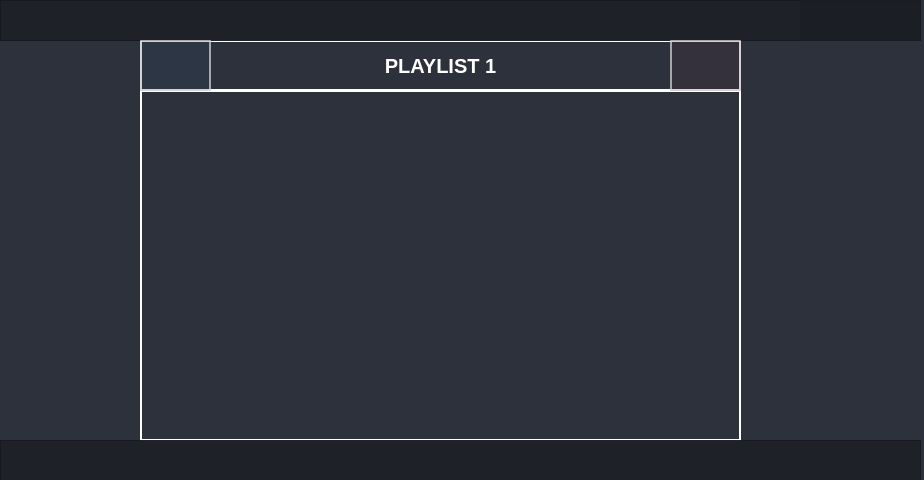
<?xml version="1.0" encoding="UTF-8"?>
<ui version="4.0">
 <class>Dialog</class>
 <widget class="QDialog" name="Dialog">
  <property name="geometry">
   <rect>
    <x>0</x>
    <y>0</y>
    <width>924</width>
    <height>480</height>
   </rect>
  </property>
  <property name="windowTitle">
   <string>Dialog</string>
  </property>
  <property name="styleSheet">
   <string notr="true">background-color: rgb(44,49,60);</string>
  </property>
  <widget class="QFrame" name="frame">
   <property name="geometry">
    <rect>
     <x>0</x>
     <y>0</y>
     <width>921</width>
     <height>41</height>
    </rect>
   </property>
   <property name="styleSheet">
    <string notr="true">background-color: rgba(27,29,35,200);</string>
   </property>
   <property name="frameShape">
    <enum>QFrame::StyledPanel</enum>
   </property>
   <property name="frameShadow">
    <enum>QFrame::Raised</enum>
   </property>
   <widget class="QFrame" name="frame_btns_right">
    <property name="geometry">
     <rect>
      <x>800</x>
      <y>0</y>
      <width>120</width>
      <height>42</height>
     </rect>
    </property>
    <property name="sizePolicy">
     <sizepolicy hsizetype="Expanding" vsizetype="Preferred">
      <horstretch>0</horstretch>
      <verstretch>0</verstretch>
     </sizepolicy>
    </property>
    <property name="maximumSize">
     <size>
      <width>120</width>
      <height>16777215</height>
     </size>
    </property>
    <property name="frameShape">
     <enum>QFrame::NoFrame</enum>
    </property>
    <property name="frameShadow">
     <enum>QFrame::Raised</enum>
    </property>
    <layout class="QHBoxLayout" name="horizontalLayout_5">
     <property name="spacing">
      <number>0</number>
     </property>
     <property name="leftMargin">
      <number>0</number>
     </property>
     <property name="topMargin">
      <number>0</number>
     </property>
     <property name="rightMargin">
      <number>0</number>
     </property>
     <property name="bottomMargin">
      <number>0</number>
     </property>
     <item>
      <widget class="QPushButton" name="minimize_myvmix">
       <property name="sizePolicy">
        <sizepolicy hsizetype="Minimum" vsizetype="Expanding">
         <horstretch>0</horstretch>
         <verstretch>0</verstretch>
        </sizepolicy>
       </property>
       <property name="minimumSize">
        <size>
         <width>40</width>
         <height>0</height>
        </size>
       </property>
       <property name="maximumSize">
        <size>
         <width>40</width>
         <height>16777215</height>
        </size>
       </property>
       <property name="toolTip">
        <string>Minimize</string>
       </property>
       <property name="styleSheet">
        <string notr="true">QPushButton {	
	border: none;
	background-color: transparent;
}
QPushButton:hover {
	background-color: rgb(52, 59, 72);
}
QPushButton:pressed {	
	background-color: rgb(85, 170, 255);
}</string>
       </property>
       <property name="text">
        <string/>
       </property>
       <property name="icon">
        <iconset resource="files.qrc">
         <normaloff>:/16x16/icons/16x16/cil-window-minimize.png</normaloff>:/16x16/icons/16x16/cil-window-minimize.png</iconset>
       </property>
      </widget>
     </item>
     <item>
      <widget class="QPushButton" name="maximize_myvmix">
       <property name="sizePolicy">
        <sizepolicy hsizetype="Minimum" vsizetype="Expanding">
         <horstretch>0</horstretch>
         <verstretch>0</verstretch>
        </sizepolicy>
       </property>
       <property name="minimumSize">
        <size>
         <width>40</width>
         <height>0</height>
        </size>
       </property>
       <property name="maximumSize">
        <size>
         <width>40</width>
         <height>16777215</height>
        </size>
       </property>
       <property name="toolTip">
        <string>Maximize</string>
       </property>
       <property name="styleSheet">
        <string notr="true">QPushButton {	
	border: none;
	background-color: transparent;
}
QPushButton:hover {
	background-color: rgb(52, 59, 72);
}
QPushButton:pressed {	
	background-color: rgb(85, 170, 255);
}</string>
       </property>
       <property name="text">
        <string/>
       </property>
       <property name="icon">
        <iconset resource="files.qrc">
         <normaloff>:/16x16/icons/16x16/cil-window-maximize.png</normaloff>:/16x16/icons/16x16/cil-window-maximize.png</iconset>
       </property>
      </widget>
     </item>
     <item>
      <widget class="QPushButton" name="close_myvmix">
       <property name="sizePolicy">
        <sizepolicy hsizetype="Minimum" vsizetype="Expanding">
         <horstretch>0</horstretch>
         <verstretch>0</verstretch>
        </sizepolicy>
       </property>
       <property name="minimumSize">
        <size>
         <width>40</width>
         <height>0</height>
        </size>
       </property>
       <property name="maximumSize">
        <size>
         <width>40</width>
         <height>16777215</height>
        </size>
       </property>
       <property name="toolTip">
        <string>Close</string>
       </property>
       <property name="styleSheet">
        <string notr="true">QPushButton {	
	border: none;
	background-color: transparent;
}
QPushButton:hover {
	background-color: rgb(52, 59, 72);
}
QPushButton:pressed {	
	background-color: rgb(85, 170, 255);
}</string>
       </property>
       <property name="text">
        <string/>
       </property>
       <property name="icon">
        <iconset resource="files.qrc">
         <normaloff>:/16x16/icons/16x16/cil-x.png</normaloff>:/16x16/icons/16x16/cil-x.png</iconset>
       </property>
      </widget>
     </item>
    </layout>
   </widget>
  </widget>
  <widget class="QFrame" name="frame_3">
   <property name="geometry">
    <rect>
     <x>0</x>
     <y>440</y>
     <width>921</width>
     <height>41</height>
    </rect>
   </property>
   <property name="styleSheet">
    <string notr="true">background-color: rgba(27,29,35,200);</string>
   </property>
   <property name="frameShape">
    <enum>QFrame::StyledPanel</enum>
   </property>
   <property name="frameShadow">
    <enum>QFrame::Raised</enum>
   </property>
  </widget>
  <widget class="QPushButton" name="estrella1_delete">
   <property name="geometry">
    <rect>
     <x>670</x>
     <y>40</y>
     <width>71</width>
     <height>51</height>
    </rect>
   </property>
   <property name="styleSheet">
    <string notr="true">QPushButton {
    font-family: &quot;Arial&quot;;    /* Cambia la fuente */
    font-size: 16px;         /* Tamaño del texto */
    font-weight: bold;       /* Negrita */    
    color: white;				 /* Color del texto */
	padding: 10px;   
	background-color: rgba(250,50,50,10);        
	border: 2px solid rgba(200,200,200,200);  /* Borde blanco con transparencia */
}

QPushButton:hover {
	background-color: rgba(250,50,50,50);
}

QPushButton:pressed {
    background-color: rgba(0,150,250,50);
}</string>
   </property>
   <property name="text">
    <string/>
   </property>
   <property name="icon">
    <iconset resource="files.qrc">
     <normaloff>:/20x20/icons/20x20/cil-x.png</normaloff>:/20x20/icons/20x20/cil-x.png</iconset>
   </property>
  </widget>
  <widget class="QPushButton" name="estrella1_refresh">
   <property name="geometry">
    <rect>
     <x>140</x>
     <y>40</y>
     <width>71</width>
     <height>51</height>
    </rect>
   </property>
   <property name="styleSheet">
    <string notr="true">QPushButton {
    font-family: &quot;Arial&quot;;    /* Cambia la fuente */
    font-size: 20px;         /* Tamaño del texto */
    font-weight: bold;       /* Negrita */    
    color: white;				 /* Color del texto */
	padding: 10px;  
	background-color: rgba(75,175,250,10);         
	border: 2px solid rgba(200,200,200,200);   /* Borde blanco con transparencia */
}

QPushButton:hover {
	background-color: rgba(0,150,250,50);
}

QPushButton:pressed {
    background-color: rgba(0,150,250,50);
}</string>
   </property>
   <property name="text">
    <string/>
   </property>
   <property name="icon">
    <iconset resource="files.qrc">
     <normaloff>:/20x20/icons/20x20/cil-loop-circular.png</normaloff>:/20x20/icons/20x20/cil-loop-circular.png</iconset>
   </property>
  </widget>
  <widget class="QLabel" name="label_estrella1">
   <property name="geometry">
    <rect>
     <x>140</x>
     <y>40</y>
     <width>601</width>
     <height>51</height>
    </rect>
   </property>
   <property name="font">
    <font>
     <pointsize>-1</pointsize>
     <weight>75</weight>
     <bold>true</bold>
    </font>
   </property>
   <property name="styleSheet">
    <string notr="true">QLabel {
	font &quot;arial&quot;
    font-weight: bold;
	font-size: 20px;
	background-color: transparent;       /* Negrita */    
    color: white;				 /* Color del texto */
	padding: 10px;           
	border: 2px solid rgba(255,255,255,255);  /* Borde blanco con transparencia */
}</string>
   </property>
   <property name="text">
    <string>PLAYLIST 1</string>
   </property>
   <property name="alignment">
    <set>Qt::AlignCenter</set>
   </property>
  </widget>
  <widget class="QListWidget" name="list_estrella1">
   <property name="geometry">
    <rect>
     <x>140</x>
     <y>90</y>
     <width>601</width>
     <height>351</height>
    </rect>
   </property>
   <property name="styleSheet">
    <string notr="true">QListWidget {
    font-weight: bold;
    background-color: transparent;       /* Negrita */    
    color: white;				 /* Color del texto */
	padding: 10px;           
	border: 2px solid rgba(255,255,255,255);  /* Borde blanco con transparencia */
}</string>
   </property>
  </widget>
  <zorder>label_estrella1</zorder>
  <zorder>list_estrella1</zorder>
  <zorder>frame</zorder>
  <zorder>frame_3</zorder>
  <zorder>estrella1_delete</zorder>
  <zorder>estrella1_refresh</zorder>
 </widget>
 <resources>
  <include location="files.qrc"/>
  <include location="../../../../../AppData/Local/Packages/PythonSoftwareFoundation.Python.3.10_qbz5n2kfra8p0/LocalCache/local-packages/Python310/site-packages/PySide2/files.qrc"/>
 </resources>
 <connections/>
</ui>
